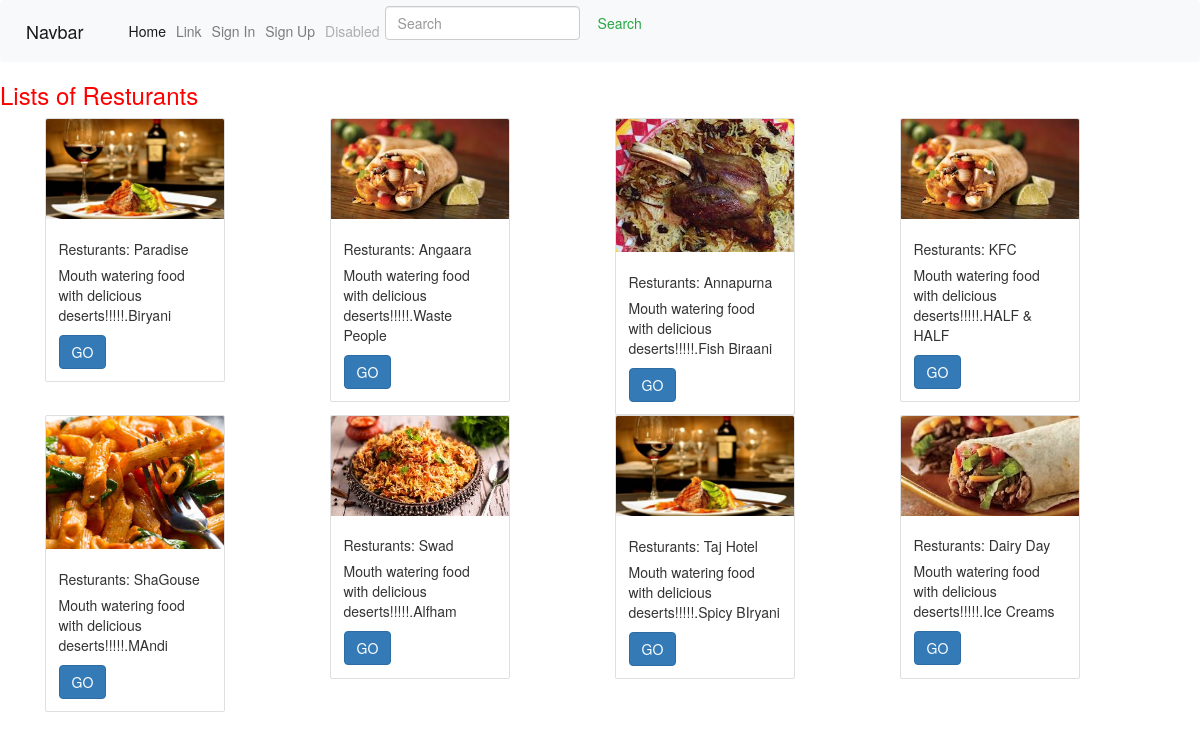
The page / on the database its author committed.
### basic_app/models.py (models this page shows, shortened)
class Product(models.Model):
    name=models.CharField(max_length=264)
    description=models.CharField(max_length=264)
    location=models.CharField(max_length=264)
    document = models.FileField(upload_to='documents/')
    quantity=models.IntegerField()

### basic_app/views.py (the view)
# urls.py: url(r'^$',views.show,name="show"),
def show(request):
    products=Product.objects.all()
    return render(request,'show.html',{'products':products})

### basic_app/templates/show.html (shortened to what this page needs)
{% extends 'app_base.html' %}
{% load static from staticfiles %}
{% load crispy_forms_tags %}
{% block body-block %}
    <marquee><h3 style='color:red'>Lists of Resturants</h3></marquee>
    <div class="container">
      <div class="row">
          {% for pro in products %}
        <div class="col-md-3">
            <div class="card" style="width: 18rem;">
                <img class="card-img-top" src="{{ pro.document.url }}" />
                <div class="card-body">
                  <h5 class="card-title">Resturants: {{pro.name}}</h5>
                  <p class="card-text">Mouth watering food with delicious deserts!!!!!.{{pro.description}}</p>
                  <a href="{% url 'view' pro.id %}" class="btn btn-primary">GO</a>
                </div>
              </div>
        </div>
      {% endfor %}
           </div>
        </div>
          </div>
{% endblock %}

### basic_app/templates/app_base.html (shortened to what this page needs)
<!DOCTYPE html>
{% load crispy_forms_tags %}
<html lang="en">
<head>
    <link rel="stylesheet" href="https://stackpath.bootstrapcdn.com/bootstrap/4.1.3/css/bootstrap.min.css">
    <link rel="stylesheet" href="https://maxcdn.bootstrapcdn.com/bootstrap/3.3.7/css/bootstrap.min.css">
</head>
</head>
<body>
        <nav class="navbar navbar-expand-lg navbar-light bg-light">
                <a class="navbar-brand" href="#">Navbar</a>
                <div class="collapse navbar-collapse" id="navbarSupportedContent">
                  <ul class="navbar-nav mr-auto">
                    <li class="nav-item active">
                      <a class="nav-link"  href="{% url 'show'  %}">Home <span class="sr-only">(current)</span></a>
                    </li>
                    <li class="nav-item">
                      <a class="nav-link" href="#">Link</a>
                    </li>
                    {% if user.is_authenticated %}
                    <li class="nav-item" ><a class="nav-link"  href="{% url 'create_product'  %}">Add Resturants</a></li>
                  <li class="nav-item" ><a class="nav-link"  href="{% url 'account_email' %}">Change E-mail</a></li>
                  <li class="nav-item"><a class="nav-link"  href="{% url 'account_logout' %}">Sign Out</a></li>
                  {% else %}
                  <li class="nav-item"><a class="nav-link" href="{% url 'account_login' %}">Sign In</a></li>
                  <li class="nav-item"><a  class="nav-link"  href="{% url 'account_signup' %}">Sign Up</a></li>
                  {% endif %}
                    <li class="nav-item">
                      <a class="nav-link disabled" href="#">Disabled</a>
                    </li>
                  </ul>
                  <form class="form-inline my-2 my-lg-0">
                    <input class="form-control mr-sm-2" type="search" placeholder="Search" aria-label="Search">
                    <button class="btn btn-outline-success my-2 my-sm-0" type="submit">Search</button>
                  </form>
                </div>
              </nav>
              <div>
    {% block body-block%}
    {% endblock %}
</body>
</html>

### rows shown on the page
Product: document (picture), name "Paradise", description "Biryani"
Product: document (picture), name "Angaara", description "Waste People"
Product: document (picture), name "Annapurna", description "Fish Biraani"
Product: document (picture), name "KFC", description "HALF & HALF"
Product: document (picture), name "ShaGouse", description "MAndi"
Product: document (picture), name "Swad", description "Alfham"
Product: document (picture), name "Taj Hotel", description "Spicy BIryani"
Product: document (picture), name "Dairy Day", description "Ice Creams"
